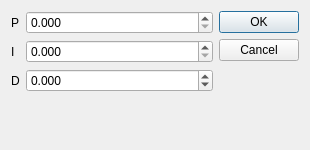
<?xml version="1.0" encoding="UTF-8"?>
<ui version="4.0">
 <class>pidconst</class>
 <widget class="QDialog" name="pidconst">
  <property name="geometry">
   <rect>
    <x>0</x>
    <y>0</y>
    <width>310</width>
    <height>150</height>
   </rect>
  </property>
  <property name="windowTitle">
   <string>Change PID Constants</string>
  </property>
  <layout class="QHBoxLayout" name="horizontalLayout">
   <item>
    <layout class="QFormLayout" name="formLayout">
     <item row="0" column="0">
      <widget class="QLabel" name="label">
       <property name="text">
        <string>P</string>
       </property>
      </widget>
     </item>
     <item row="0" column="1">
      <widget class="QDoubleSpinBox" name="p">
       <property name="decimals">
        <number>3</number>
       </property>
       <property name="maximum">
        <double>32767.000000000000000</double>
       </property>
       <property name="singleStep">
        <double>0.100000000000000</double>
       </property>
      </widget>
     </item>
     <item row="1" column="0">
      <widget class="QLabel" name="label_2">
       <property name="text">
        <string>I</string>
       </property>
      </widget>
     </item>
     <item row="1" column="1">
      <widget class="QDoubleSpinBox" name="i">
       <property name="decimals">
        <number>3</number>
       </property>
       <property name="maximum">
        <double>32767.000000000000000</double>
       </property>
       <property name="singleStep">
        <double>0.100000000000000</double>
       </property>
      </widget>
     </item>
     <item row="2" column="0">
      <widget class="QLabel" name="label_3">
       <property name="text">
        <string>D</string>
       </property>
      </widget>
     </item>
     <item row="2" column="1">
      <widget class="QDoubleSpinBox" name="d">
       <property name="decimals">
        <number>3</number>
       </property>
       <property name="minimum">
        <double>-32767.000000000000000</double>
       </property>
       <property name="maximum">
        <double>32767.000000000000000</double>
       </property>
       <property name="singleStep">
        <double>0.100000000000000</double>
       </property>
      </widget>
     </item>
    </layout>
   </item>
   <item>
    <widget class="QDialogButtonBox" name="buttonBox">
     <property name="orientation">
      <enum>Qt::Vertical</enum>
     </property>
     <property name="standardButtons">
      <set>QDialogButtonBox::Cancel|QDialogButtonBox::Ok</set>
     </property>
    </widget>
   </item>
  </layout>
 </widget>
 <resources/>
 <connections>
  <connection>
   <sender>buttonBox</sender>
   <signal>accepted()</signal>
   <receiver>pidconst</receiver>
   <slot>accept()</slot>
   <hints>
    <hint type="sourcelabel">
     <x>300</x>
     <y>23</y>
    </hint>
    <hint type="destinationlabel">
     <x>157</x>
     <y>149</y>
    </hint>
   </hints>
  </connection>
  <connection>
   <sender>buttonBox</sender>
   <signal>rejected()</signal>
   <receiver>pidconst</receiver>
   <slot>reject()</slot>
   <hints>
    <hint type="sourcelabel">
     <x>300</x>
     <y>29</y>
    </hint>
    <hint type="destinationlabel">
     <x>286</x>
     <y>149</y>
    </hint>
   </hints>
  </connection>
 </connections>
</ui>
